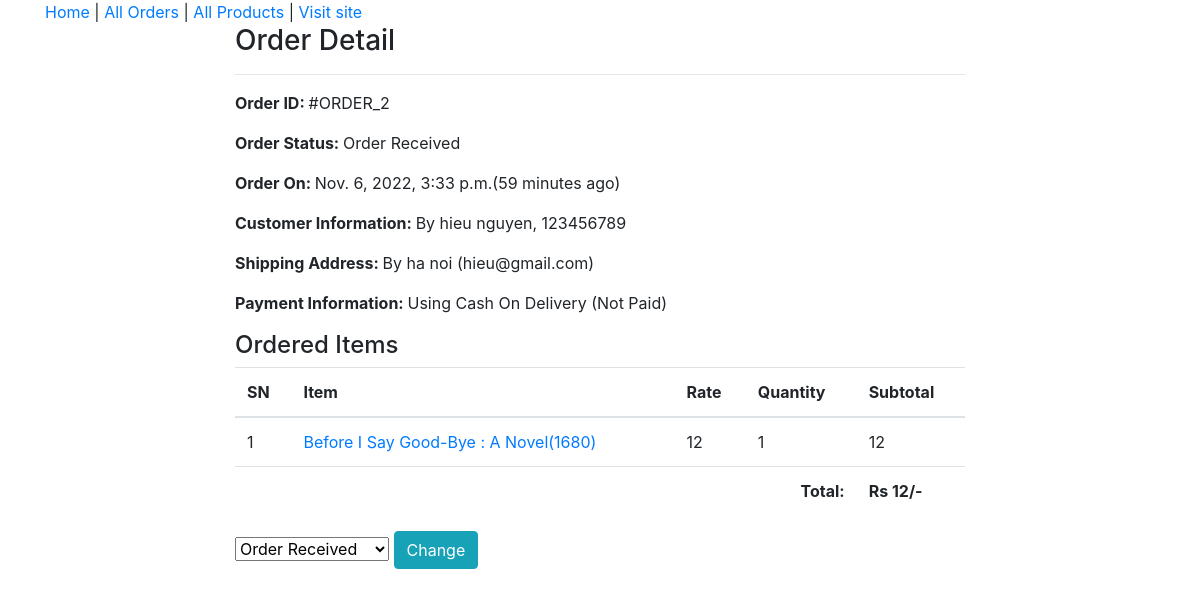
The app's page /admin-order/2/ (signed in) with its own data.
### ecomapp/models.py (models this page shows, shortened)
class Order(models.Model):
    cart = models.OneToOneField(Cart, on_delete=models.CASCADE)
    ordered_by = models.CharField(max_length=200)
    shipping_address = models.CharField(max_length=200)
    mobile = models.CharField(max_length=10)
    email = models.EmailField(null=True, blank=True)
    subtotal = models.PositiveIntegerField()
    discount = models.PositiveIntegerField()
    total = models.PositiveIntegerField()
    order_status = models.CharField(max_length=50, choices=ORDER_STATUS)
    created_at = models.DateTimeField(auto_now_add=True)
    payment_method = models.CharField(
        max_length=20, choices=METHOD, default="Cash On Delivery")
    payment_completed = models.BooleanField(
        default=False, null=True, blank=True)

class CartProduct(models.Model):
    cart = models.ForeignKey(Cart, on_delete=models.CASCADE)
    product = models.ForeignKey(Book, on_delete=models.CASCADE)
    rate = models.PositiveIntegerField()
    quantity = models.PositiveIntegerField()
    subtotal = models.PositiveIntegerField()

class Book(models.Model):
    title = models.CharField(max_length=200)
    slug = models.SlugField(unique=True)
    category = models.ForeignKey(Category, on_delete=models.CASCADE)
    image = models.ImageField(upload_to="books")
    marked_price = models.PositiveIntegerField()
    selling_price = models.PositiveIntegerField()
    description = models.TextField()
    info = models.CharField(max_length=300, null=True, blank=True)
    return_policy = models.CharField(max_length=300, null=True, blank=True)
    view_count = models.PositiveIntegerField(default=0)

### ecomapp/views.py (the view)
# urls.py: path("admin-order/<int:pk>/", AdminOrderDetailView.as_view(),
class AdminOrderDetailView(AdminRequiredMixin, DetailView):
    template_name = "adminpages/adminorderdetail.html"
    model = Order
    context_object_name = "ord_obj"
    def get_context_data(self, **kwargs):
        context = super().get_context_data(**kwargs)
        context["allstatus"] = ORDER_STATUS
        return context

### ecomapp/views.py (called while the page is built)
    def dispatch(self, request, *args, **kwargs):
        if request.user.is_authenticated and Admin.objects.filter(user=request.user).exists():
            pass
        else:
            return redirect("/admin-login/")
        return super().dispatch(request, *args, **kwargs)

### ecomapp/templates/adminpages/adminorderdetail.html (shortened to what this page needs)
{% extends 'adminpages/adminbase.html' %}
{% load humanize %}
{% block content %}
<div class="container">
    <div class="row">
        <div class="col-md-8 mx-auto">
            <h3>Order Detail</h3>
            <hr>
            <p><span class="font-weight-bold">Order ID: </span> #ORDER_{{ord_obj.id}}</p>
            <p><span class="font-weight-bold">Order Status: </span> {{ord_obj.order_status}}</p>
            <p><span class="font-weight-bold">Order On: </span> {{ord_obj.created_at}}({{ord_obj.created_at|timesince}} ago)</p>
            <p><span class="font-weight-bold">Customer Information: </span> By {{ord_obj.ordered_by}}, {{ord_obj.mobile}}</p>
            <p><span class="font-weight-bold">Shipping Address: </span> By {{ord_obj.shipping_address}} ({{ord_obj.email}})</p>
            <p><span class="font-weight-bold">Payment Information: </span>  Using {{ord_obj.payment_method}} ({% if ord_obj.payment_completed %}Payment Completed{% else %}Not Paid{% endif %})</p>
            <h4>Ordered Items</h4>
            <table class="table">
                <thead>
                    <tr>
                        <th>SN</th>
                        <th>Item</th>
                        <th>Rate</th>
                        <th>Quantity</th>
                        <th>Subtotal</th>
                    </tr>
                </thead>
                <tbody>
                    {% for cp in ord_obj.cart.cartproduct_set.all %}
                    <tr>
                        <td>{{forloop.counter}}</td>
                        <td><a target="_blank"
                                href="{% url 'ecomapp:productdetail' cp.product.slug %}">{{cp.product.title}}({{cp.product.id}})</a>
                        </td>
                        <td>{{cp.rate}}</td>
                        <td>{{cp.quantity}}</td>
                        <td>{{cp.subtotal}}</td>
                    </tr>
                    {% endfor %}
                    <tr>
                        <th colspan="4" class="text-right">Total: </th>
                        <th>Rs {{ord_obj.total|intcomma}}/-</th>
                    </tr>
                </tbody>
            </table>
            <form action="{% url 'ecomapp:adminorderstatuschange' ord_obj.id %}" method="POST">
                <select name="status">
                    {% for i, j in allstatus %}
                    <option value="{{i}}" {% if i == ord_obj.order_status %}selected{% endif %}>{{j}}</option>
                    {% endfor %}
                </select>
                <button class="btn btn-info">Change</button>
            </form>
        </div>
    </div>
</div>
{% endblock %}

### records on screen
Order: id "2", order_status "Order Received", created_at "Nov. 6, 2022, 3:33 p.m.", created_at "59 minutes", ordered_by "hieu nguyen", mobile "123456789", shipping_address "ha noi", email "hieu@gmail.com", payment_method "Cash On Delivery", total "12", status "Order Received"
CartProduct: product "Before I Say Good-Bye : A Novel", product.id "1680", rate "12", quantity "1", subtotal "12"
